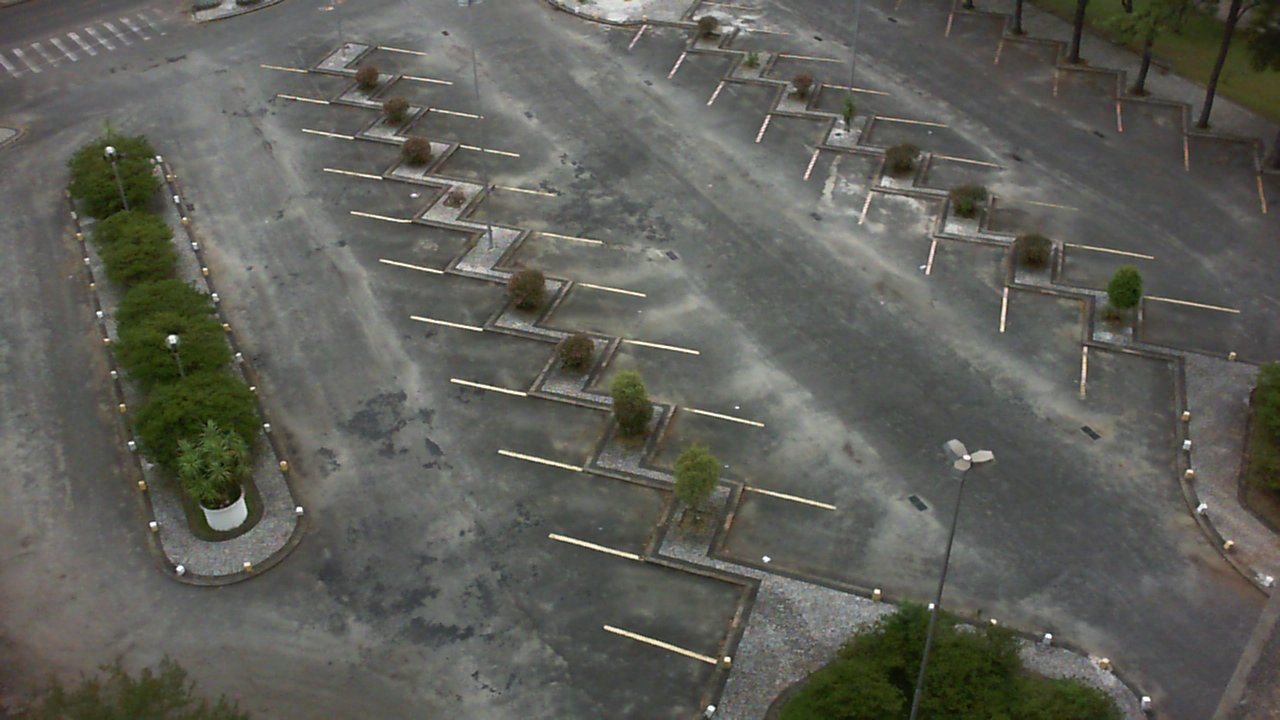
//> input picture data/sequence0/frames/2013-02-24_10_05_04.jpg, 1280 x 720 px
$ ./prova   (built with g++ and OpenCV 4)
//> lines starting //> are read from the running program, lines starting //| are printed output that depends on the picture; after the words box and inside, x2 and y2 are one past the last pixel; in counts of white or black regions, pixels touching at a corner belong together
#include <opencv2/opencv.hpp>
#include <iostream>
#include <vector>
#include <cmath>

using namespace cv;
using namespace std;

// Compute the angle (in degrees) of a line given by its endpoints
double computeAngle(const Vec4i &line) {
    double dx = line[2] - line[0];
    double dy = line[3] - line[1];
    double angle = atan2(dy, dx) * 180.0 / CV_PI;
    if(angle < 0) angle += 180;
    return angle;
}

// Compute a normalized line representation (a, b, c) for the line equation a*x + b*y + c = 0
// so that sqrt(a^2 + b^2) == 1.
void computeLineParameters(const Vec4i &line, float &a, float &b, float &c) {
    float dx = line[2] - line[0];
    float dy = line[3] - line[1];
    float normVal = sqrt(dx * dx + dy * dy);
    if (normVal == 0) {
        a = b = c = 0;
        return;
    }
    // We use (-dy, dx) as a normal vector (choice is arbitrary but must be consistent)
    a = -dy / normVal;
    b = dx / normVal;
    c = -(a * line[0] + b * line[1]);
}

int main(int argc, char** argv)
{
    // [6 lines of commented-out code are left out]
    Mat src = imread("/home/pietro/Analysis-of-parking-lot-occupancy/data/sequence0/frames/2013-02-24_10_05_04.jpg");
//> src is the input picture: 720 rows x 1280 cols, CV_8UC3; mean B, G, R 87.6, 94.5, 94
    if(src.empty()){
        cerr << "Error: Cannot load image!" << endl;
        return -1;
    }

    // --- Step 1: Preprocessing ---
    // Convert to grayscale, equalize histogram, and blur to reduce noise.
    Mat gray;
    cvtColor(src, gray, COLOR_BGR2GRAY);
    equalizeHist(gray, gray);
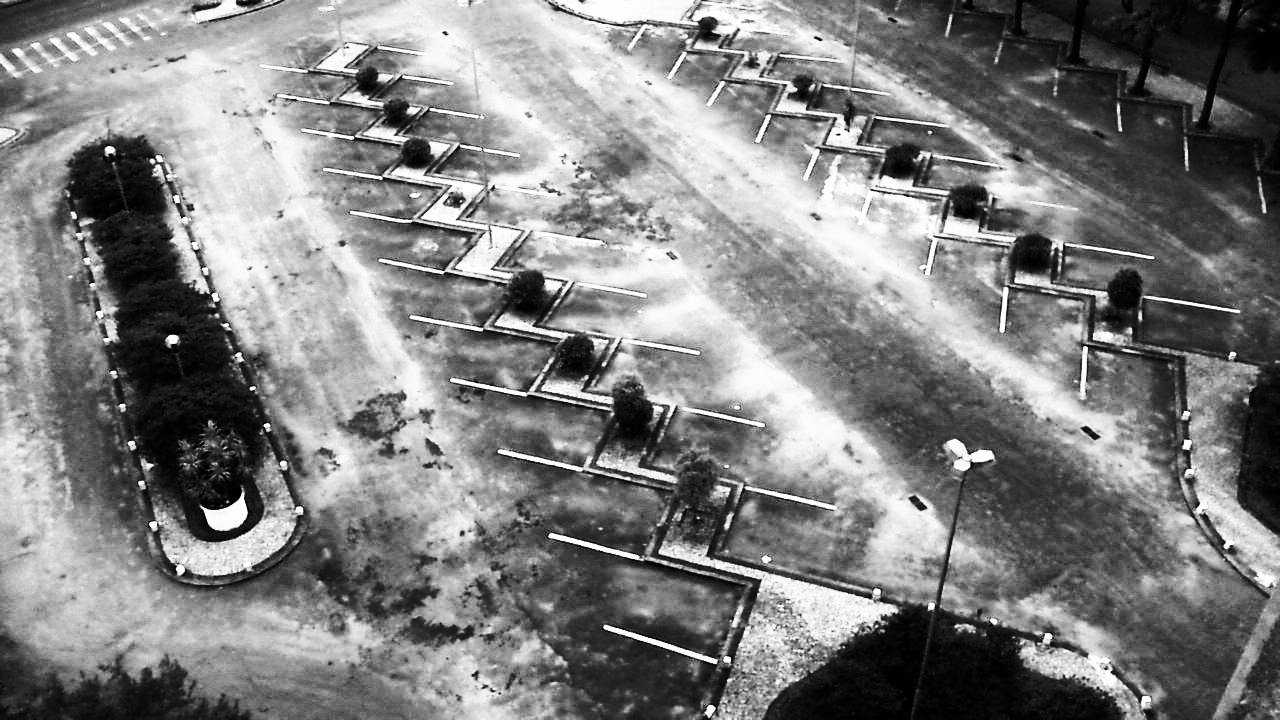
//> gray: 720 rows x 1280 cols, CV_8UC1; min 0, max 255, mean 129
    GaussianBlur(gray, gray, Size(5, 5), 0);

    // --- Step 2: Edge Detection ---
    Mat edges;
    Canny(gray, edges, 50, 150, 3);
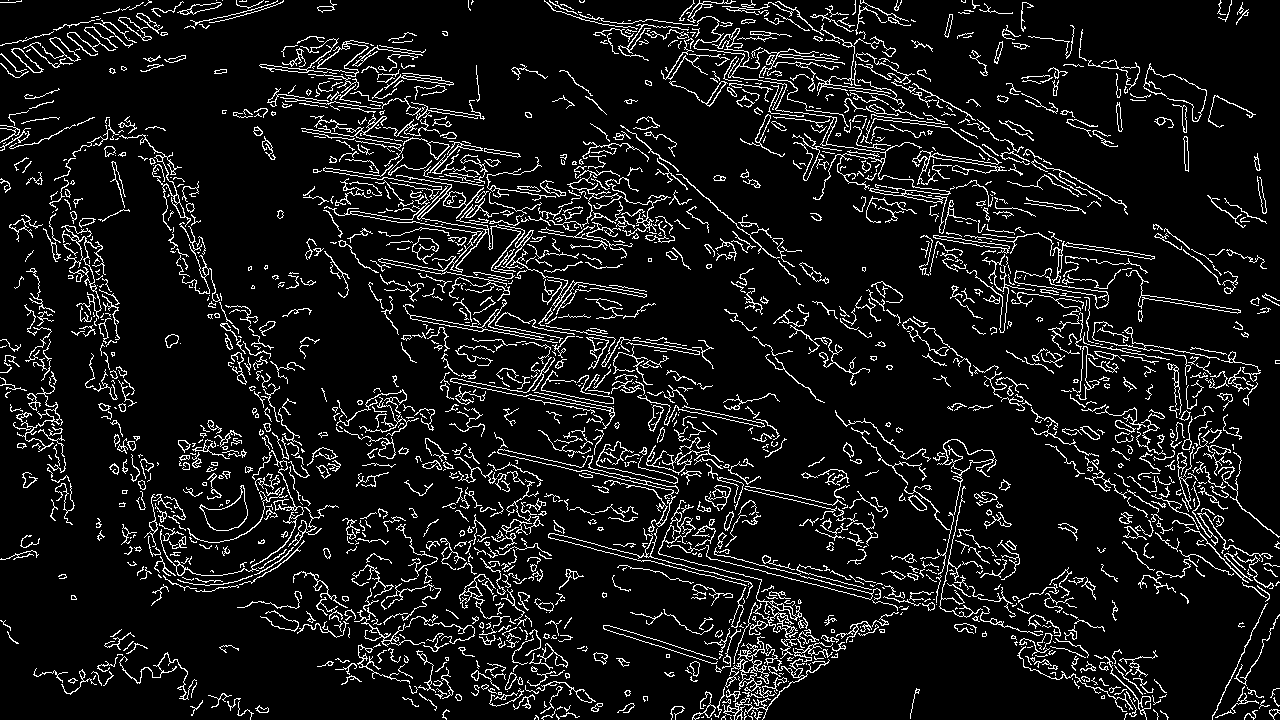
//> edges: 720 rows x 1280 cols, CV_8UC1; 9.2% white in thin lines or dots

    // --- Step 3: Line Detection ---
    // Detect line segments using the Probabilistic Hough Transform.
    vector<Vec4i> lines;
    // Parameters: rho = 1, theta = 1° (in radians), threshold = 50, minimum line length = 30, maximum line gap = 10.
    HoughLinesP(edges, lines, 1, CV_PI / 180, 50, 30, 10);
//> lines = 1254 lines (x1, y1, x2, y2), first 8: [762, 560, 1080, 646], [573, 193, 649, 117], [1140, 297, 1236, 312], [263, 464, 308, 464], [362, 122, 518, 278], [770, 587, 807, 624], [389, 430, 433, 409], [613, 457, 699, 475]

    // --- Optional Filtering: If your parking lines are known to have a certain orientation,
    // you can filter here. For example, if the lines are nearly horizontal, you might keep only
    // lines with angle close to 0° or 180°. Adjust or remove this filtering as needed.
    vector<Vec4i> filteredLines;
    for (const auto &line : lines) {
        double angle = computeAngle(line);
        // For example, if parking space boundaries are nearly horizontal:
        if (angle < 20.0 || angle > 160.0) {
            filteredLines.push_back(line);
        }
    }
//> this loop made 1254 passes
//> (line, dx in computeAngle, dy in computeAngle, angle in computeAngle, angle) on passes 1 to 3: ([762, 560, 1080, 646], 318, 86, 15.13, 15.13), ([573, 193, 649, 117], 76, -76, 135, 135), ([1140, 297, 1236, 312], 96, 15, 8.88, 8.88)
//> after the loop, filteredLines = 773 items, first 8: [762, 560, 1080, 646], [1140, 297, 1236, 312], [263, 464, 308, 464], [613, 457, 699, 475], [336, 127, 377, 141], [807, 478, 837, 469], [1174, 377, 1215, 388], [347, 209, 492, 235]

    // For visualization, draw the filtered lines on a copy of the original image.
    Mat lineImage = src.clone();
    for (const auto &line : filteredLines) {
        cv::line(lineImage, Point(line[0], line[1]), Point(line[2], line[3]), Scalar(0, 255, 0), 2);
    }
//> this loop made 773 passes
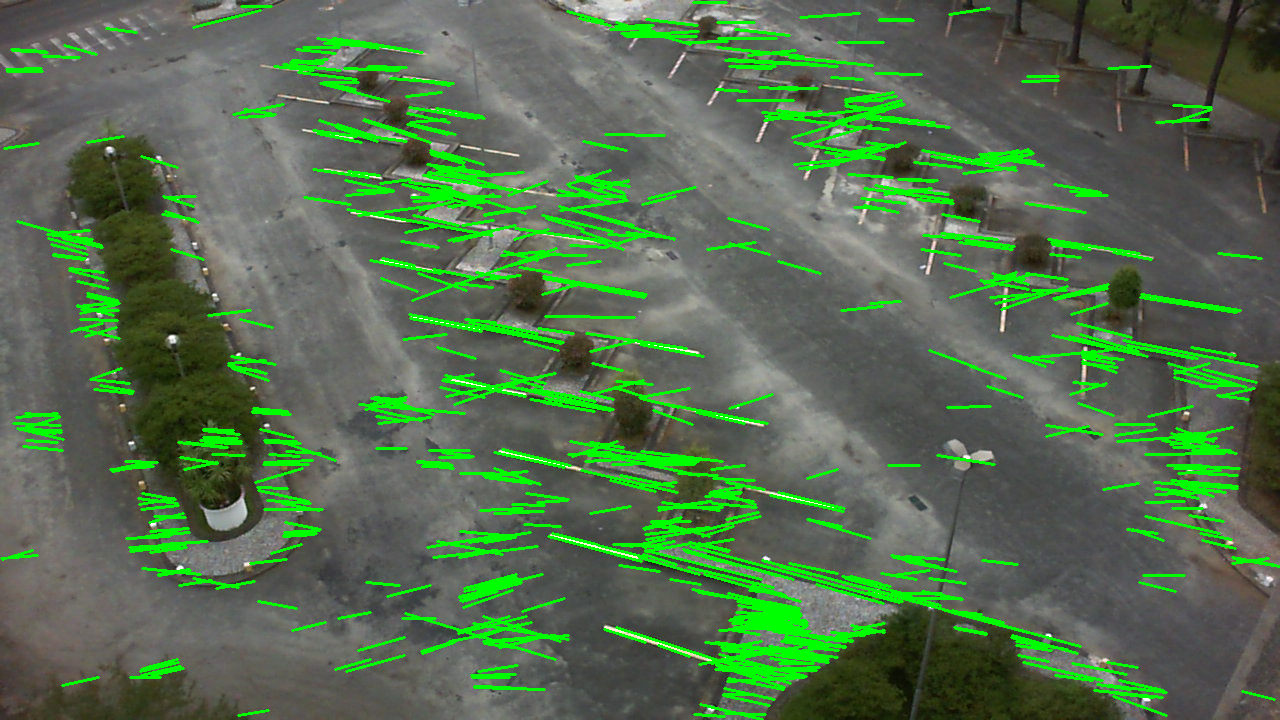
//> lineImage: 720 rows x 1280 cols, CV_8UC3; 9.99% of pixels changed, all inside (x1, y1, x2, y2) = (0, 1, 1280, 720)
    imshow("Filtered Lines", lineImage);

    // --- Step 4: Find Candidate Pairs of Parallel Lines ---
    // Since each parking space is delimited by two parallel lines,
    // we iterate over pairs of filtered lines and check:
    //   a) They are nearly parallel (angle difference within a threshold)
    //   b) Their distance is within an expected range.
    double angleThreshold = 5.0; // maximum allowed angle difference (in degrees)
    double minDistance = 20.0;   // minimum distance between lines (in pixels)
    double maxDistance = 100.0;  // maximum distance between lines (in pixels) – adjust as needed

    // The result image will show the candidate parking space(s)
    Mat result = src.clone();

    // Iterate over all pairs of filtered lines
    for (size_t i = 0; i < filteredLines.size(); i++) {
        double angle_i = computeAngle(filteredLines[i]);
        float a_i, b_i, c_i;
        computeLineParameters(filteredLines[i], a_i, b_i, c_i);

        for (size_t j = i+1; j < filteredLines.size(); j++) {
            double angle_j = computeAngle(filteredLines[j]);

            // Check that the lines are nearly parallel.
            if (fabs(angle_i - angle_j) > angleThreshold)
                continue;

            float a_j, b_j, c_j;
            computeLineParameters(filteredLines[j], a_j, b_j, c_j);

            // Compute the distance from one endpoint of line i to line j.
            // (Since the lines are parallel, the distance is (approximately) the same anywhere.)
            Point pt_i(filteredLines[i][0], filteredLines[i][1]);
            double distance = fabs(a_j * pt_i.x + b_j * pt_i.y + c_j);

            // Check if the distance is within an expected range.
            if (distance < minDistance || distance > maxDistance)
                continue;

            // Candidate pair found – combine endpoints of both lines.
            vector<Point> points;
            points.push_back(Point(filteredLines[i][0], filteredLines[i][1]));
            points.push_back(Point(filteredLines[i][2], filteredLines[i][3]));
            points.push_back(Point(filteredLines[j][0], filteredLines[j][1]));
            points.push_back(Point(filteredLines[j][2], filteredLines[j][3]));

            // Compute a rotated bounding box that fits these points.
            RotatedRect parkingBox = minAreaRect(points);
            Point2f rectPoints[4];
            parkingBox.points(rectPoints);
            for (int k = 0; k < 4; k++) {
                line(result, rectPoints[k], rectPoints[(k + 1) % 4], Scalar(0, 0, 255), 2);
            }

            // Also, draw the candidate lines (optional, for debugging)
            line(result, Point(filteredLines[i][0], filteredLines[i][1]),
                 Point(filteredLines[i][2], filteredLines[i][3]), Scalar(255, 0, 0), 2);
            line(result, Point(filteredLines[j][0], filteredLines[j][1]),
                 Point(filteredLines[j][2], filteredLines[j][3]), Scalar(255, 0, 0), 2);
        }
    }
//> this loop made 773 passes
//> (dx in computeAngle, dy in computeAngle, angle in computeAngle, angle_i, dx in computeLineParameters, dy in computeLineParameters, normVal in computeLineParameters) on passes 1 to 3: (318, 86, 15.13, 15.13, 318, 86, 329.4), (96, 15, 8.88, 8.88, 96, 15, 97.16), (45, 0, 0, 0, 45, 0, 45)
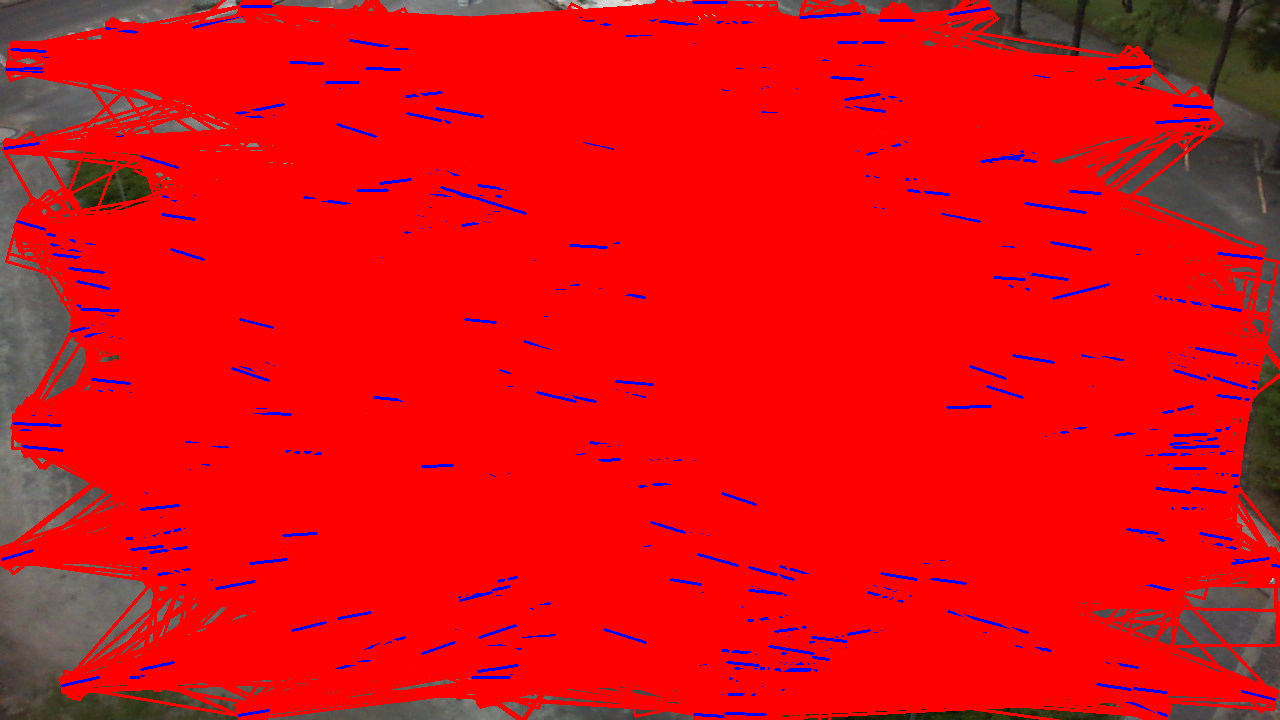
//> result: 720 rows x 1280 cols, CV_8UC3; mean B, G, R 14.5, 10.9, 227.1

    // --- Step 5: Display the Results ---
    imshow("Detected Parking Spaces", result);
    waitKey(0);

    return 0;
}

$ run again, with data/sequence0/frames/2013-02-24_15_10_09.jpg copied over data/sequence0/frames/2013-02-24_10_05_04.jpg
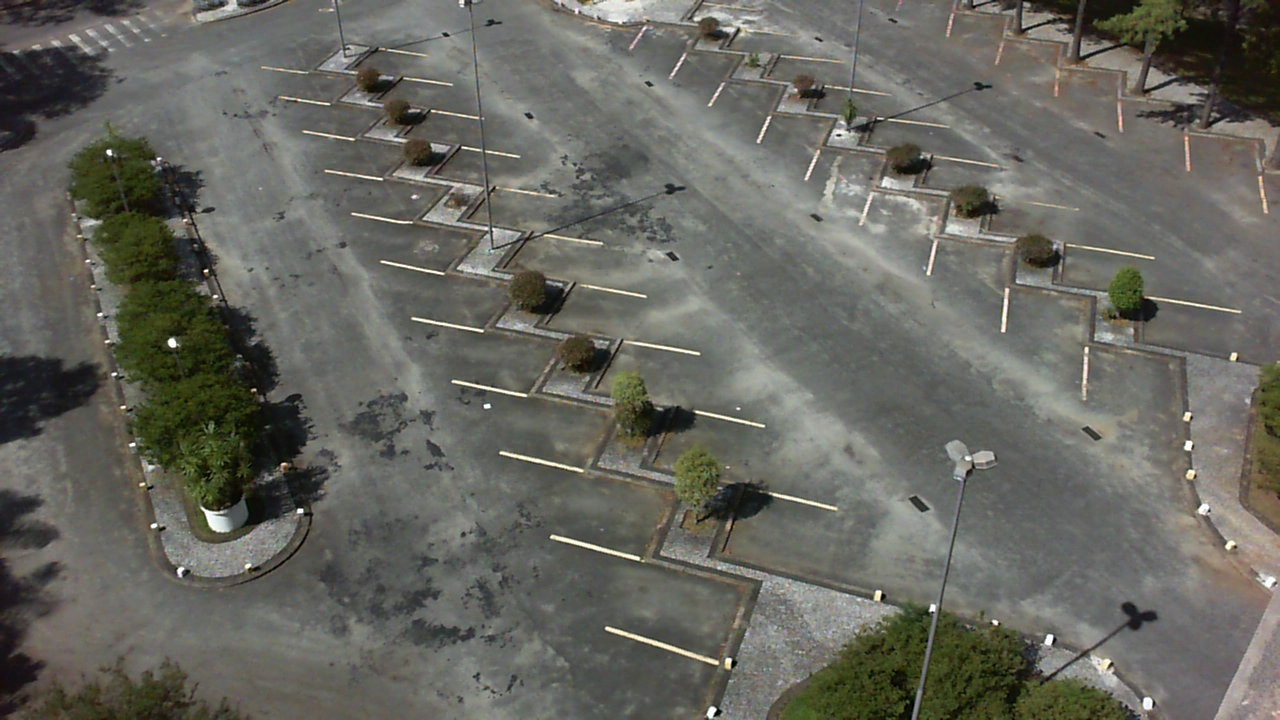
//> input picture data/sequence0/frames/2013-02-24_15_10_09.jpg, 1280 x 720 px
//> src is the input picture: 720 rows x 1280 cols, CV_8UC3; mean B, G, R 94.9, 102.5, 102.4
//> `Canny(gray, edges, 50, 150, 3);`:
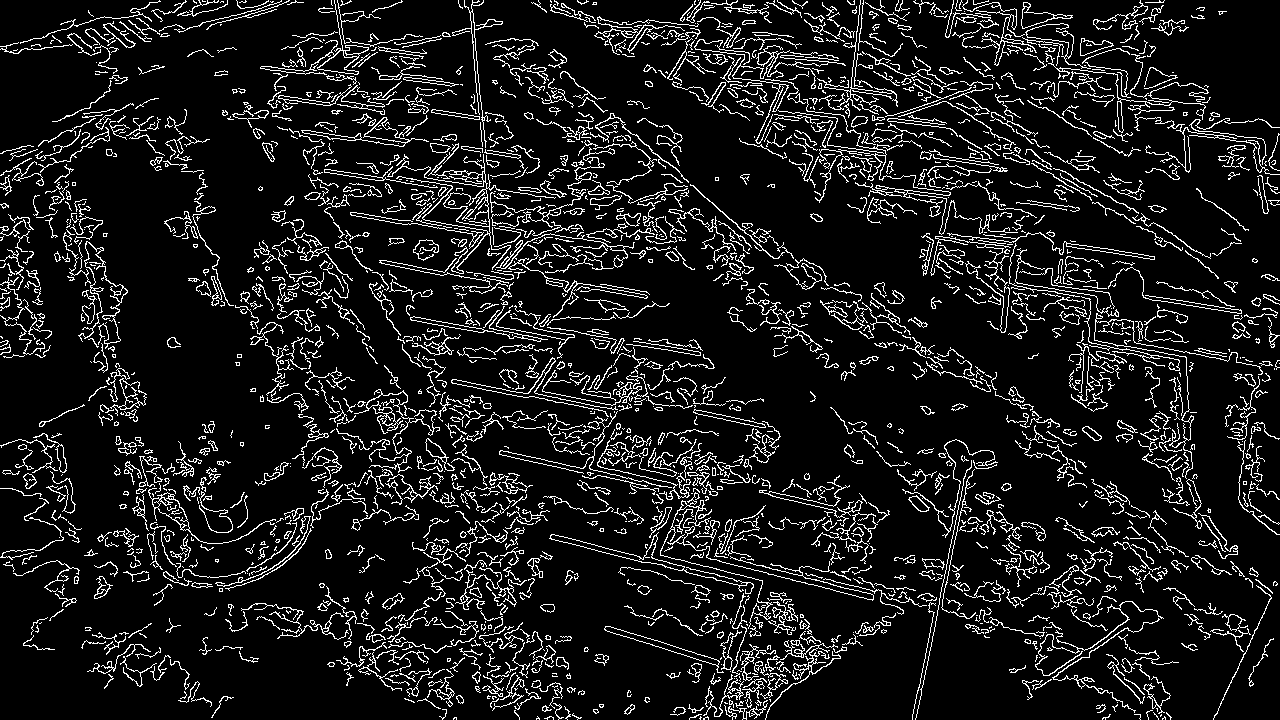
//> edges: 720 rows x 1280 cols, CV_8UC1; 10.4% white in thin lines or dots
//> lines = 1458 lines (x1, y1, x2, y2), first 8: [1151, 28, 1188, 27], [1117, 86, 1206, 85], [1198, 348, 1244, 357], [27, 554, 81, 528], [375, 173, 451, 185], [1003, 156, 1034, 152], [783, 522, 851, 526], [998, 50, 1051, 39]
//> the loop `for (const auto &line : lines)` made 1458 passes
//> (line, dx in computeAngle, dy in computeAngle, angle in computeAngle, angle) on passes 1 to 3: ([1151, 28, 1188, 27], 37, -1, 178.5, 178.5), ([1117, 86, 1206, 85], 89, -1, 179.4, 179.4), ([1198, 348, 1244, 357], 46, 9, 11.07, 11.07)
//> after the loop `for (const auto &line : lines)`: filteredLines = 952 items, first 8: [1151, 28, 1188, 27], [1117, 86, 1206, 85], [1198, 348, 1244, 357], [375, 173, 451, 185], [1003, 156, 1034, 152], [783, 522, 851, 526], [998, 50, 1051, 39], [298, 249, 328, 250]
//> the loop `for (const auto &line : filteredLines)` made 952 passes
//> the loop `for (size_t i = 0; i < filteredLines.size(); i++)` made 952 passes
//> (dx in computeAngle, dy in computeAngle, angle in computeAngle, angle_i, dx in computeLineParameters, dy in computeLineParameters, normVal in computeLineParameters) on passes 1 to 3: (37, -1, 178.5, 178.5, 37, -1, 37.01), (89, -1, 179.4, 179.4, 89, -1, 89.01), (46, 9, 11.07, 11.07, 46, 9, 46.87)
//> after the loop `for (size_t i = 0; i < filteredLines.size(); i++)`:
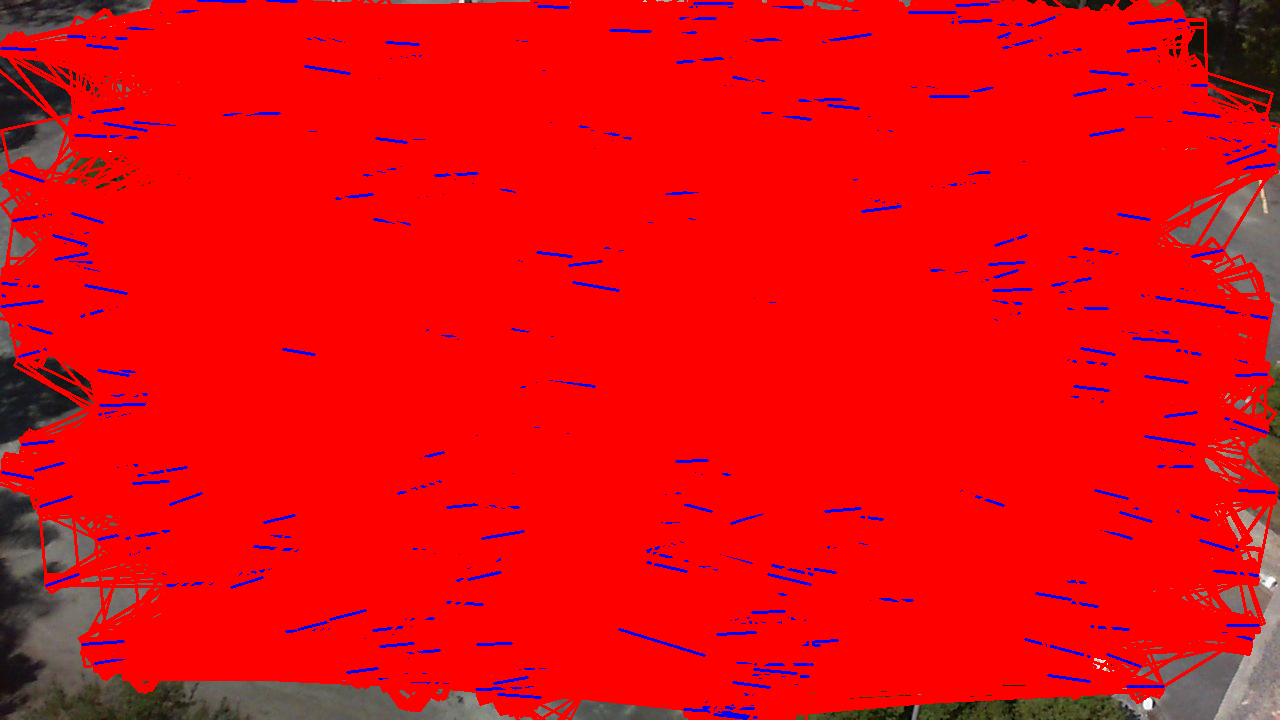
//> result: 720 rows x 1280 cols, CV_8UC3; mean B, G, R 12.1, 7.9, 233.1
